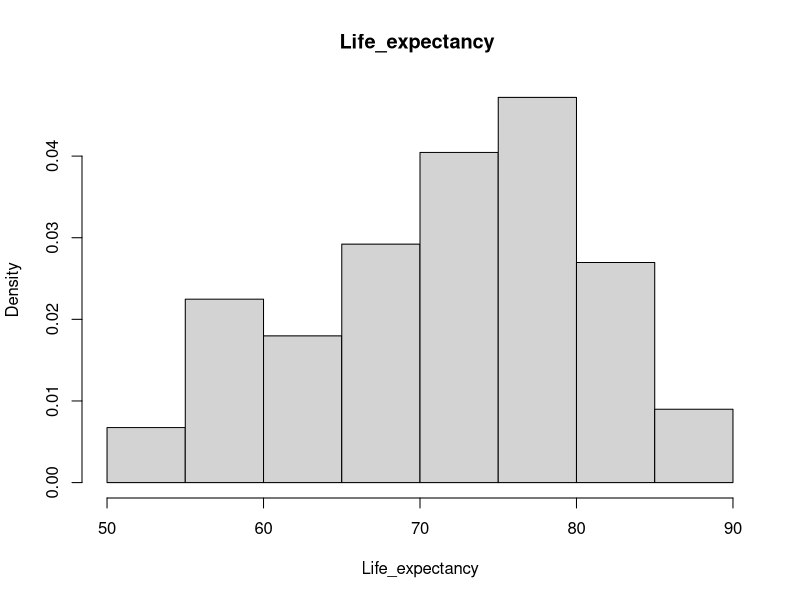
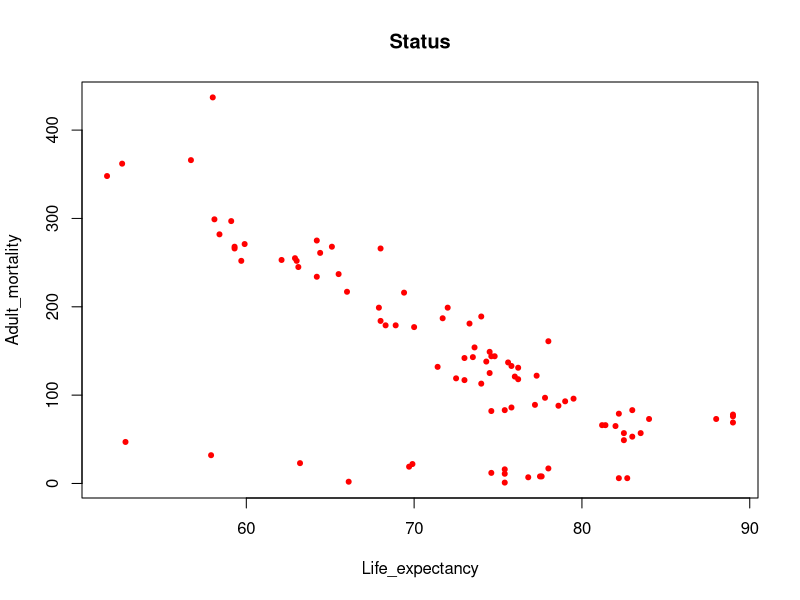

These charts were generated, in order, by the following R code:

# ST2137 quiz 1 

#clear data memory
rm(list=ls())

#load data
data = read.csv("Data/Life_Expectancy_89countries.csv", header = TRUE)

attach(data)
data
#Q1

summaries = function(x) {
  
  r = range(x)
  
  m = mean(x)
  
  sde = sd(x)
  
  Q1 = quantile(x)[2]
  
  Q2 = median(x)
  
  Q3 = quantile(x)[4]
  
  return(c(r, m, sde, Q1, Q2, Q3 ))
  
}

summaries(Life_expectancy)

#Q2
hist(Life_expectancy, freq = FALSE, main ="Life_expectancy ")


#Q3
ci = c(mean(Life_expectancy) - qt(0.99, 89)*sd(Life_expectancy)/ sqrt(89), 
       mean(Life_expectancy) + qt(0.99, 89)*sd(Life_expectancy))
ci



#Q4
cor(Life_expectancy, Adult_mortality)

#Q5:

plot(Life_expectancy, Adult_mortality, main = "Status", xlab = "Life_expectancy", 
     ylab = "Adult_mortality", pch = 20, col = "red")

# comments: this relation is negative assiciation, it has a proper assciation relationship

# Q6:
cor(Life_expectancy, Alcohol)

#Q7
al<-numeric(89)
for ( i in 1:89){
  
  if (Alcohol[i]<=3){
      al[i]=1
    }
  else if (Alcohol[i] <= 6 & Alcohol[i] > 3){
    al[i]=2
    }
  else if (Alcohol[i] <= 9 & Alcohol[i] > 6){
    al[i]=3 
    }
  else{al[i]=4}
}

#al
data$al=al


#Q8
table(al, Status)


#Q9
# yes, it is postive assiciation

#Q10
summary(lm(al~Status))


